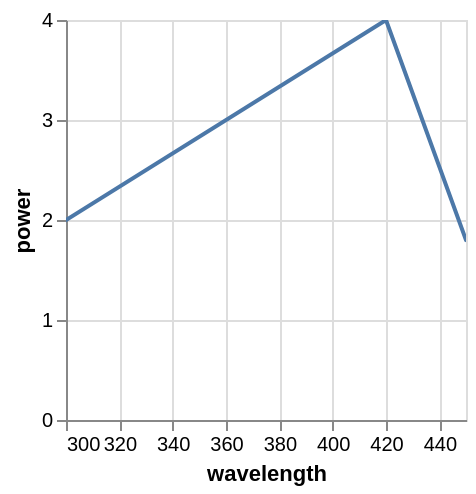

Write the Vega-Lite specification saved for this chart.
### Vega specification from a JSON file in a GitHub repository (floating-point values rounded to 4 significant figures)
{"$schema": "https://vega.github.io/schema/vega/v5.json", "background": "white", "padding": 5, "width": 200, "height": 200, "style": "cell", "data": [{"name": "source_0", "values": [{"wavelength": 250, "power": 1}, {"wavelength": 300, "power": 2}, {"wavelength": 420, "power": 4}, {"wavelength": 450, "power": 1.8}, {"wavelength": 500, "power": 1.1}]}, {"name": "data_0", "source": "source_0", "transform": [{"type": "formula", "expr": "toNumber(datum[\"wavelength\"])", "as": "wavelength"}]}], "marks": [{"name": "marks", "type": "line", "clip": true, "style": ["line"], "sort": {"field": "datum[\"wavelength\"]"}, "from": {"data": "data_0"}, "encode": {"update": {"stroke": {"value": "#4c78a8"}, "description": {"signal": "\"\" + \"wavelength\" + \": \" + (format(datum[\"wavelength\"], \"\")) + \"; \" + \"power\" + \": \" + (format(datum[\"power\"], \"\"))"}, "x": {"scale": "x", "field": "wavelength"}, "y": {"scale": "y", "field": "power"}, "defined": {"signal": "isValid(datum[\"wavelength\"]) && isFinite(+datum[\"wavelength\"]) && isValid(datum[\"power\"]) && isFinite(+datum[\"power\"])"}}}}], "scales": [{"name": "x", "type": "linear", "domain": [300, 450], "range": [0, {"signal": "width"}], "zero": false}, {"name": "y", "type": "linear", "domain": {"data": "data_0", "field": "power"}, "range": [{"signal": "height"}, 0], "nice": true, "zero": true}], "axes": [{"scale": "x", "orient": "bottom", "gridScale": "y", "grid": true, "tickCount": {"signal": "ceil(width/40)"}, "domain": false, "labels": false, "aria": false, "maxExtent": 0, "minExtent": 0, "ticks": false, "zindex": 0}, {"scale": "y", "orient": "left", "gridScale": "x", "grid": true, "tickCount": {"signal": "ceil(height/40)"}, "domain": false, "labels": false, "aria": false, "maxExtent": 0, "minExtent": 0, "ticks": false, "zindex": 0}, {"scale": "x", "orient": "bottom", "grid": false, "title": "wavelength", "labelFlush": true, "labelOverlap": true, "tickCount": {"signal": "ceil(width/40)"}, "zindex": 0}, {"scale": "y", "orient": "left", "grid": false, "title": "power", "labelOverlap": true, "tickCount": {"signal": "ceil(height/40)"}, "zindex": 0}]}
